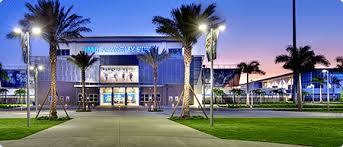
#> input picture 7_Image_Processing/10_Histograms/3_2D/building.jpg, 343 x 147 px
$ python 3_2D_Hist.py
#> lines starting #> are read from the running program, lines starting #| are printed output that depends on the picture
import numpy as np
import cv2 as cv
import matplotlib.pyplot as plt

img = cv.imread('building.jpg')
#> img is the input picture: shape (147, 343, 3); mean B, G, R 133.7, 115.4, 106.6
hsv = cv.cvtColor(img, cv.COLOR_BGR2HSV)
#> hsv: shape (147, 343, 3); mean H, S, V 87.5, 109.1, 151.1
hist = cv.calcHist([hsv], [0, 1], None, [180, 256], [0, 180, 0, 256])
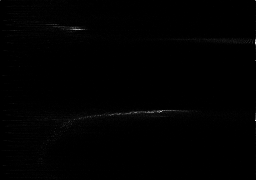
#> hist: shape (180, 256) float32; min 0, max 226, mean 1.1
plt.imshow(hist, interpolation='nearest')
plt.show()
